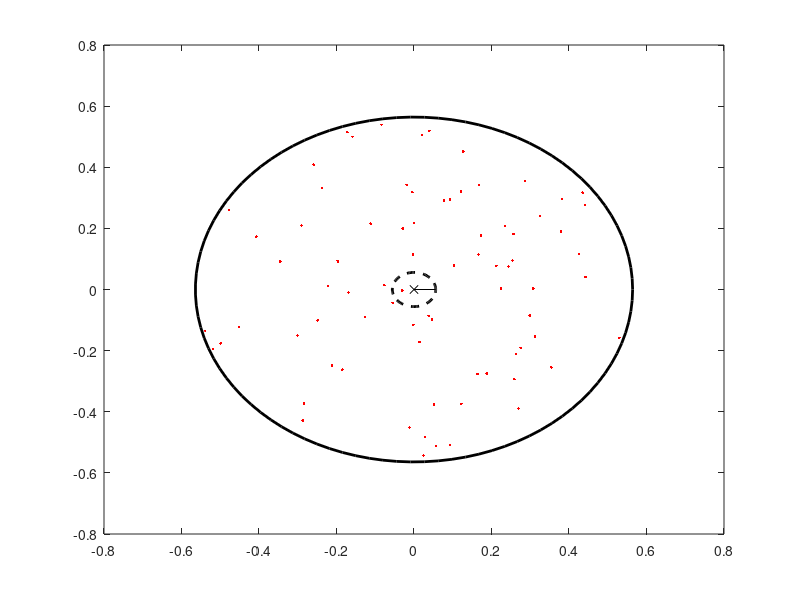

MATLAB code for this plot:
Avogadro = 6.02214086 * 10^23; % mol ^ -1

Concentration_2D = 80; % um^-2
n = Concentration_2D; 
Area = 1; % um^2

R_2D = nthroot(Area/pi, 2); % um
n = 80;
E2 = @(r) r.^2 .* (1 - r.^2).^(n - 2);
NND = 2 * (n - 1) * R_2D * integral(E2, 0, 1); % um

E3 = @(r) r.^3 .* (1 - r.^3).^(n - 2);
R_3D = NND/(3 * (n - 1) * integral(E3, 0, 1)); % um

Volume = 4/3 * pi * R_3D^3; % um^3
Concentration_3D = n/Volume; % um^-3
Concentration_3D_dm = Concentration_3D * 10^15; % dm^-3
Concentration_3D_mol = Concentration_3D_dm/Avogadro; % mol


rands = zeros(1000, n, 2);
rands(:, :, 1) = R_2D * sqrt(rand(1000, n));
rands(:, :, 2) = 2 * pi *rand(1000, n);

x = rands(1, :, 1) .* sin(rands(1, :, 2));
y = rands(1, :, 1) .* cos(rands(1, :, 2));

plot(x, y, ".", 'color', 'r');
hold on;
plot(0, 0, "x", 'color', 'k');
viscircles([0, 0], R_2D, 'color', 'k');
viscircles([0, 0],  NND, 'color', 'k', 'LineStyle', '--');
plot([0, NND], [0, 0], 'k')
hold off;

